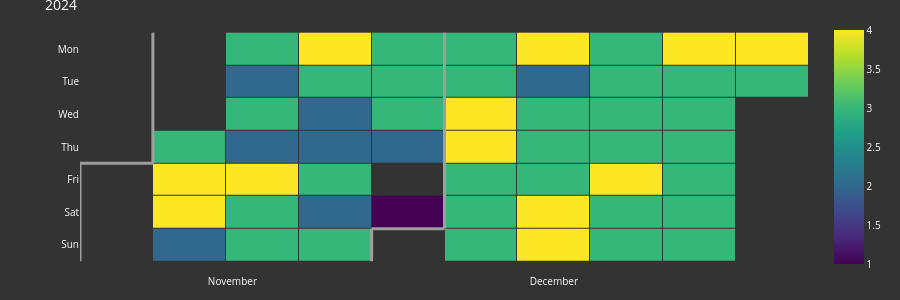
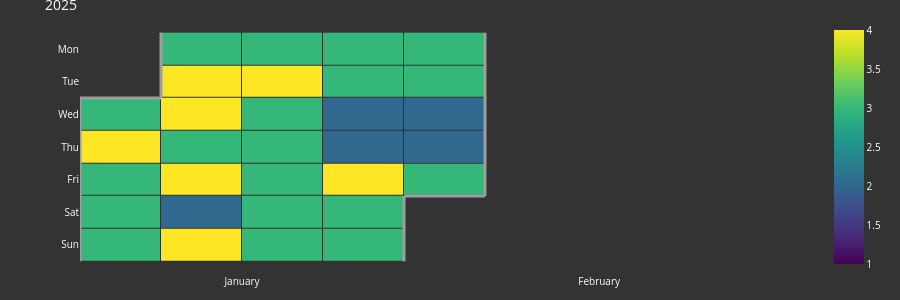

These figures' notebook cell, in order:
### Code cell
import pandas as pd
import matplotlib.pyplot as plt
import warnings
from plotly_calplot import calplot

df['timestamp'] = pd.to_datetime(df['timestamp'])
df['date'] = df['timestamp'].dt.floor('d')
daily_avg_queue = df.groupby('date')['queue_length'].max().reset_index()
vmin = daily_avg_queue['queue_length'].min()
vmax = daily_avg_queue['queue_length'].max()

with warnings.catch_warnings(): # pa evitar warning
        warnings.simplefilter("ignore")
        fig_2024 = calplot(daily_avg_queue[daily_avg_queue['date'].dt.year == 2024], 
                x='date', 
                y='queue_length',
                name='queue_length',
                title = '2024',
                dark_theme=True,
                showscale=True,
                colorscale="Viridis",
                start_month=11,
                month_lines_width=3,
                total_height=300,
                cmap_min=vmin, 
                cmap_max=vmax,
        )

        fig_2025 = calplot(daily_avg_queue[daily_avg_queue['date'].dt.year == 2025], 
                x='date', 
                y='queue_length',
                name='queue_length',
                title = '2025',
                dark_theme=True,
                showscale=True,
                colorscale="Viridis",
                end_month=2,
                month_lines_width=3,
                total_height=300,
                cmap_min=vmin, 
                cmap_max=vmax,
        )
print('QUEUE_LENGTH MAXIMO POR DIA')
fig_2024.show()
fig_2025.show()

### Figure 1 — Plotly figure (JSON) as saved in the notebook; plotly's stock layout.template omitted (floating-point values rounded to 4 significant figures)
{"data": [{"colorscale": [[0, "#440154"], [0.1111, "#482878"], [0.2222, "#3e4989"], [0.3333, "#31688e"], [0.4444, "#26828e"], [0.5556, "#1f9e89"], [0.6667, "#35b779"], [0.7778, "#6ece58"], [0.8889, "#b5de2b"], [1, "#fde725"]], "customdata": [["2024-11-01", "queue_length"], ["2024-11-02", "queue_length"], ["2024-11-03", "queue_length"], ["2024-11-04", "queue_length"], ["2024-11-05", "queue_length"], ["2024-11-06", "queue_length"], ["2024-11-07", "queue_length"], ["2024-11-08", "queue_length"], ["2024-11-09", "queue_length"], ["2024-11-10", "queue_length"], ["2024-11-11", "queue_length"], ["2024-11-12", "queue_length"], ["2024-11-13", "queue_length"], ["2024-11-14", "queue_length"], ["2024-11-15", "queue_length"], ["2024-11-16", "queue_length"], ["2024-11-17", "queue_length"], ["2024-11-18", "queue_length"], ["2024-11-19", "queue_length"], ["2024-11-20", "queue_length"], ["2024-11-21", "queue_length"], ["2024-11-22", "queue_length"], ["2024-11-23", "queue_length"], ["2024-11-24", "queue_length"], ["2024-11-25", "queue_length"], ["2024-11-26", "queue_length"], ["2024-11-27", "queue_length"], ["2024-11-28", "queue_length"], ["2024-11-29", "queue_length"], ["2024-11-30", "queue_length"], ["2024-12-01", "queue_length"], ["2024-12-02", "queue_length"], ["2024-12-03", "queue_length"], ["2024-12-04", "queue_length"], ["2024-12-05", "queue_length"], ["2024-12-06", "queue_length"], ["2024-12-07", "queue_length"], ["2024-12-08", "queue_length"], ["2024-12-09", "queue_length"], ["2024-12-10", "queue_length"], ["2024-12-11", "queue_length"], ["2024-12-12", "queue_length"], ["2024-12-13", "queue_length"], ["2024-12-14", "queue_length"], ["2024-12-15", "queue_length"], ["2024-12-16", "queue_length"], ["2024-12-17", "queue_length"], ["2024-12-18", "queue_length"], ["2024-12-19", "queue_length"], ["2024-12-20", "queue_length"], ["2024-12-21", "queue_length"], ["2024-12-22", "queue_length"], ["2024-12-23", "queue_length"], ["2024-12-24", "queue_length"], ["2024-12-25", "queue_length"], ["2024-12-26", "queue_length"], ["2024-12-27", "queue_length"], ["2024-12-28", "queue_length"], ["2024-12-29", "queue_length"], ["2024-12-30", "queue_length"], ["2024-12-31", "queue_length"]], "hovertemplate": "%{customdata[0]} <br>Week=%{x} <br>%{customdata[1]}=%{z}", "name": "2024", "showscale": true, "type": "heatmap", "x": [44, 44, 44, 45, 45, 45, 45, 45, 45, 45, 46, 46, 46, 46, 46, 46, 46, 47, 47, 47, 47, 47, 47, 47, 48, 48, 48, 48, 48, 48, 48, 49, 49, 49, 49, 49, 49, 49, 50, 50, 50, 50, 50, 50, 50, 51, 51, 51, 51, 51, 51, 51, 52, 52, 52, 52, 52, 52, 52, 53, 53], "xaxis": "x", "xgap": 1, "y": [4, 5, 6, 0, 1, 2, 3, 4, 5, 6, 0, 1, 2, 3, 4, 5, 6, 0, 1, 2, 3, 4, 5, 6, 0, 1, 2, 3, 4, 5, 6, 0, 1, 2, 3, 4, 5, 6, 0, 1, 2, 3, 4, 5, 6, 0, 1, 2, 3, 4, 5, 6, 0, 1, 2, 3, 4, 5, 6, 0, 1], "yaxis": "y", "ygap": 1, "z": [null, null, null, null, null, null, 3, 4, 4, 2, 3, 2, 3, 2, 4, 3, 3, 4, 3, 2, 2, 3, 2, 3, 3, 3, 3, 2, null, 1, null, 3, 3, 4, 4, 3, 3, 3, 4, 2, 3, 3, 3, 4, 4, 3, 3, 3, 3, 4, 3, 3, 4, 3, 3, 3, 3, 3, 3, 4, 3], "zmax": 4, "zmin": 1}, {"hoverinfo": "skip", "line": {"color": "#9e9e9e", "width": 3}, "mode": "lines", "type": "scatter", "x": [43.5, 43.5], "xaxis": "x", "y": [3.5, 6.5], "yaxis": "y"}, {"hoverinfo": "skip", "line": {"color": "#9e9e9e", "width": 3}, "mode": "lines", "type": "scatter", "x": [43.5, 44.5], "xaxis": "x", "y": [3.5, 3.5], "yaxis": "y"}, {"hoverinfo": "skip", "line": {"color": "#9e9e9e", "width": 3}, "mode": "lines", "type": "scatter", "x": [44.5, 44.5], "xaxis": "x", "y": [3.5, -0.5], "yaxis": "y"}, {"hoverinfo": "skip", "line": {"color": "#9e9e9e", "width": 3}, "mode": "lines", "type": "scatter", "x": [47.5, 47.5], "xaxis": "x", "y": [5.5, 6.5], "yaxis": "y"}, {"hoverinfo": "skip", "line": {"color": "#9e9e9e", "width": 3}, "mode": "lines", "type": "scatter", "x": [47.5, 48.5], "xaxis": "x", "y": [5.5, 5.5], "yaxis": "y"}, {"hoverinfo": "skip", "line": {"color": "#9e9e9e", "width": 3}, "mode": "lines", "type": "scatter", "x": [48.5, 48.5], "xaxis": "x", "y": [5.5, -0.5], "yaxis": "y"}], "layout": {"font": {"color": "#fff", "size": 10}, "height": 300, "margin": {"b": 20, "t": 20}, "paper_bgcolor": "#333", "plot_bgcolor": "#333", "showlegend": false, "title": {"text": "2024"}, "xaxis": {"anchor": "y", "domain": [0, 1], "showgrid": false, "showline": false, "tickmode": "array", "ticktext": [null, null, null, null, null, null, null, null, null, null, "November", "December"], "tickvals": [1.5, 5.909, 10.32, 14.73, 19.14, 23.55, 27.95, 32.36, 36.77, 41.18, 45.59, 50], "zeroline": false}, "yaxis": {"anchor": "x", "autorange": "reversed", "domain": [0, 1], "showgrid": false, "showline": false, "tickmode": "array", "ticktext": ["Mon", "Tue", "Wed", "Thu", "Fri", "Sat", "Sun"], "tickvals": [0, 1, 2, 3, 4, 5, 6], "zeroline": false}}}

### Figure 2 — Plotly figure (JSON) as saved in the notebook; plotly's stock layout.template omitted (floating-point values rounded to 4 significant figures)
{"data": [{"colorscale": [[0, "#440154"], [0.1111, "#482878"], [0.2222, "#3e4989"], [0.3333, "#31688e"], [0.4444, "#26828e"], [0.5556, "#1f9e89"], [0.6667, "#35b779"], [0.7778, "#6ece58"], [0.8889, "#b5de2b"], [1, "#fde725"]], "customdata": [["2025-01-01", "queue_length"], ["2025-01-02", "queue_length"], ["2025-01-03", "queue_length"], ["2025-01-04", "queue_length"], ["2025-01-05", "queue_length"], ["2025-01-06", "queue_length"], ["2025-01-07", "queue_length"], ["2025-01-08", "queue_length"], ["2025-01-09", "queue_length"], ["2025-01-10", "queue_length"], ["2025-01-11", "queue_length"], ["2025-01-12", "queue_length"], ["2025-01-13", "queue_length"], ["2025-01-14", "queue_length"], ["2025-01-15", "queue_length"], ["2025-01-16", "queue_length"], ["2025-01-17", "queue_length"], ["2025-01-18", "queue_length"], ["2025-01-19", "queue_length"], ["2025-01-20", "queue_length"], ["2025-01-21", "queue_length"], ["2025-01-22", "queue_length"], ["2025-01-23", "queue_length"], ["2025-01-24", "queue_length"], ["2025-01-25", "queue_length"], ["2025-01-26", "queue_length"], ["2025-01-27", "queue_length"], ["2025-01-28", "queue_length"], ["2025-01-29", "queue_length"], ["2025-01-30", "queue_length"], ["2025-01-31", "queue_length"], ["2025-02-01", "queue_length"], ["2025-02-02", "queue_length"], ["2025-02-03", "queue_length"], ["2025-02-04", "queue_length"], ["2025-02-05", "queue_length"], ["2025-02-06", "queue_length"], ["2025-02-07", "queue_length"], ["2025-02-08", "queue_length"], ["2025-02-09", "queue_length"], ["2025-02-10", "queue_length"], ["2025-02-11", "queue_length"], ["2025-02-12", "queue_length"], ["2025-02-13", "queue_length"], ["2025-02-14", "queue_length"], ["2025-02-15", "queue_length"], ["2025-02-16", "queue_length"], ["2025-02-17", "queue_length"], ["2025-02-18", "queue_length"], ["2025-02-19", "queue_length"], ["2025-02-20", "queue_length"], ["2025-02-21", "queue_length"], ["2025-02-22", "queue_length"], ["2025-02-23", "queue_length"], ["2025-02-24", "queue_length"], ["2025-02-25", "queue_length"], ["2025-02-26", "queue_length"], ["2025-02-27", "queue_length"], ["2025-02-28", "queue_length"]], "hovertemplate": "%{customdata[0]} <br>Week=%{x} <br>%{customdata[1]}=%{z}", "name": "2025", "showscale": true, "type": "heatmap", "x": [0, 0, 0, 0, 0, 1, 1, 1, 1, 1, 1, 1, 2, 2, 2, 2, 2, 2, 2, 3, 3, 3, 3, 3, 3, 3, 4, 4, 4, 4, 4, 4, 4, 5, 5, 5, 5, 5, 5, 5, 6, 6, 6, 6, 6, 6, 6, 7, 7, 7, 7, 7, 7, 7, 8, 8, 8, 8, 8], "xaxis": "x", "xgap": 1, "y": [2, 3, 4, 5, 6, 0, 1, 2, 3, 4, 5, 6, 0, 1, 2, 3, 4, 5, 6, 0, 1, 2, 3, 4, 5, 6, 0, 1, 2, 3, 4, 5, 6, 0, 1, 2, 3, 4, 5, 6, 0, 1, 2, 3, 4, 5, 6, 0, 1, 2, 3, 4, 5, 6, 0, 1, 2, 3, 4], "yaxis": "y", "ygap": 1, "z": [3, 4, 3, 3, 3, 3, 4, 4, 3, 4, 2, 4, 3, 4, 3, 3, 3, 3, 3, 3, 3, 2, 2, 4, 3, 3, 3, 3, 2, 2, 3, null, null, null, null, null, null, null, null, null, null, null, null, null, null, null, null, null, null, null, null, null, null, null, null, null, null, null, null], "zmax": 4, "zmin": 1}, {"hoverinfo": "skip", "line": {"color": "#9e9e9e", "width": 3}, "mode": "lines", "type": "scatter", "x": [-0.5, -0.5], "xaxis": "x", "y": [1.5, 6.5], "yaxis": "y"}, {"hoverinfo": "skip", "line": {"color": "#9e9e9e", "width": 3}, "mode": "lines", "type": "scatter", "x": [-0.5, 0.5], "xaxis": "x", "y": [1.5, 1.5], "yaxis": "y"}, {"hoverinfo": "skip", "line": {"color": "#9e9e9e", "width": 3}, "mode": "lines", "type": "scatter", "x": [0.5, 0.5], "xaxis": "x", "y": [1.5, -0.5], "yaxis": "y"}, {"hoverinfo": "skip", "line": {"color": "#9e9e9e", "width": 3}, "mode": "lines", "type": "scatter", "x": [3.5, 3.5], "xaxis": "x", "y": [4.5, 6.5], "yaxis": "y"}, {"hoverinfo": "skip", "line": {"color": "#9e9e9e", "width": 3}, "mode": "lines", "type": "scatter", "x": [3.5, 4.5], "xaxis": "x", "y": [4.5, 4.5], "yaxis": "y"}, {"hoverinfo": "skip", "line": {"color": "#9e9e9e", "width": 3}, "mode": "lines", "type": "scatter", "x": [4.5, 4.5], "xaxis": "x", "y": [4.5, -0.5], "yaxis": "y"}], "layout": {"font": {"color": "#fff", "size": 10}, "height": 300, "margin": {"b": 20, "t": 20}, "paper_bgcolor": "#333", "plot_bgcolor": "#333", "showlegend": false, "title": {"text": "2025"}, "xaxis": {"anchor": "y", "domain": [0, 1], "showgrid": false, "showline": false, "tickmode": "array", "ticktext": ["January", "February", null, null, null, null, null, null, null, null, null, null], "tickvals": [1.5, 5.909, 10.32, 14.73, 19.14, 23.55, 27.95, 32.36, 36.77, 41.18, 45.59, 50], "zeroline": false}, "yaxis": {"anchor": "x", "autorange": "reversed", "domain": [0, 1], "showgrid": false, "showline": false, "tickmode": "array", "ticktext": ["Mon", "Tue", "Wed", "Thu", "Fri", "Sat", "Sun"], "tickvals": [0, 1, 2, 3, 4, 5, 6], "zeroline": false}}}
